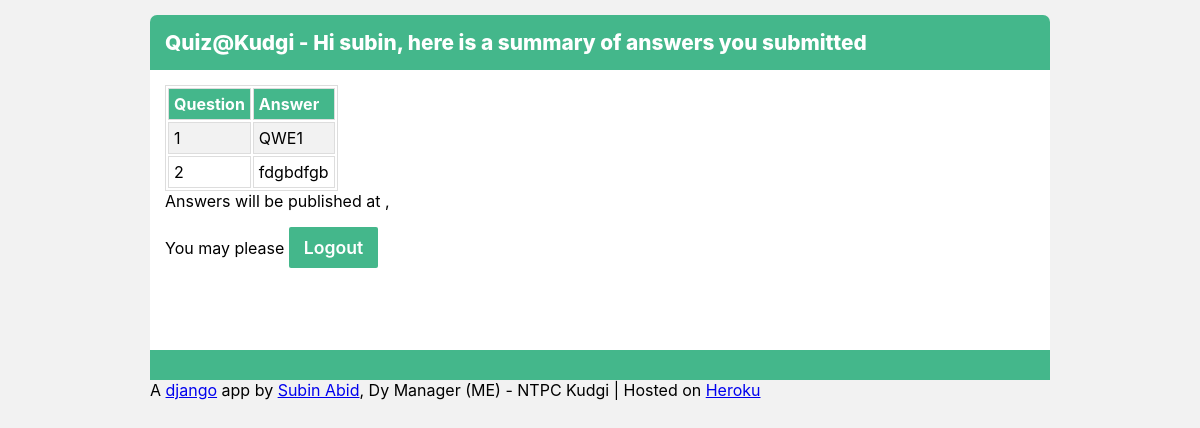
Page /quiz/submission (signed in) on the earlier database version.
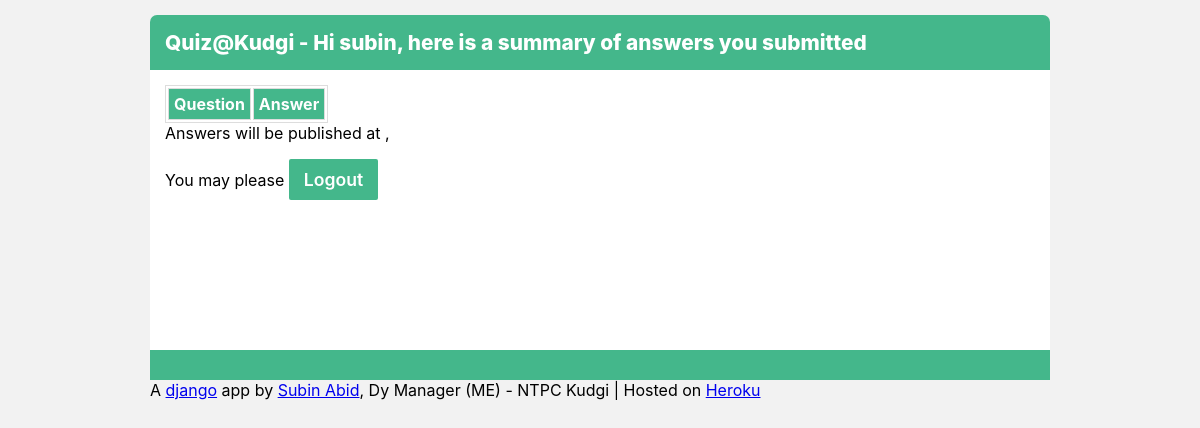
Same page on the later database version.
### quiz/models.py (models this page shows)
class answers(models.Model):
    question_id = models.IntegerField()
    user = models.CharField(max_length=10)
    answer = models.CharField(max_length = 200)
    ans_date = models.DateTimeField(auto_now = True, blank = True)

### quiz/views.py (the view)
# urls.py: path('submission', views.submission, name='submission')
def submission(request):
    subanswers = answers.objects.filter(user = request.user.get_username())
    context = {'subanswers': subanswers}
    return render(request,'quiz/submission.html', context)

### quiz/templates/quiz/submission.html (shortened to what this page needs)
{% extends 'sub.html' %}
{% block hello %}
  {% if user.is_authenticated %}
     - Hi {{ user.username }}, here is a summary of answers you submitted
  {% endif %}
{% endblock %}
{% block content %}
  {% if user.is_authenticated %}
    <table>
      <tr class="tableheader">  <td>Question</td> <td>Answer</td> </tr>
      {% for sub in subanswers %}
        <tr> <td> {{ sub.question_id }}</td> <td>{{ sub.answer}}</td> </tr>
      {% endfor%}
    </table>
    Answers will be published at {{ date }}, {{ time }}
    <p>You may please <a href="{% url 'logout' %}" class="button">Logout</a></p>
  {% else %}
    <p>unauthorised access</p>
  {% endif %}
{% endblock %}

Differences in the rows shown:
removed answers: question_id "1", answer "QWE1"
removed answers: question_id "2", answer "fdgbdfgb"
